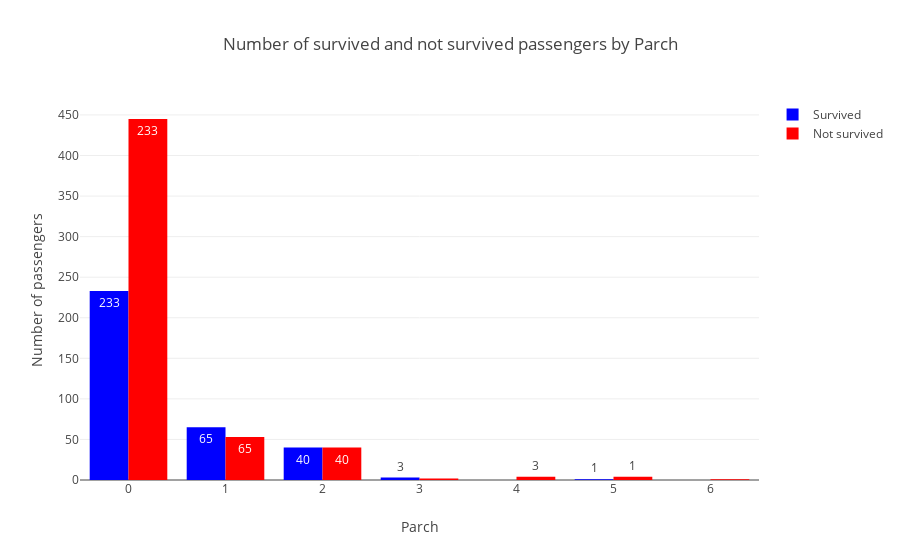

The notebook cell saved with this chart:
### Code cell
plot_survived_bar(get_survived_categories(train_df,'Parch'), 'Parch')

### Figure 1 — Plotly figure (JSON) as saved in the notebook; plotly's stock layout.template omitted (floating-point values rounded to 4 significant figures)
{"data": [{"marker": {"color": "Blue"}, "name": "Survived", "text": [233, 65, 40, 3, 1], "type": "bar", "x": [0, 1, 2, 3, 5], "y": [233, 65, 40, 3, 1]}, {"marker": {"color": "Red"}, "name": "Not survived", "text": [233, 65, 40, 3, 1], "type": "bar", "x": [0, 1, 2, 4, 5, 3, 6], "y": [445, 53, 40, 4, 4, 2, 1]}], "layout": {"hovermode": "closest", "title": "Number of survived and not survived passengers by Parch", "xaxis": {"showticklabels": true, "title": "Parch"}, "yaxis": {"title": "Number of passengers"}}}
